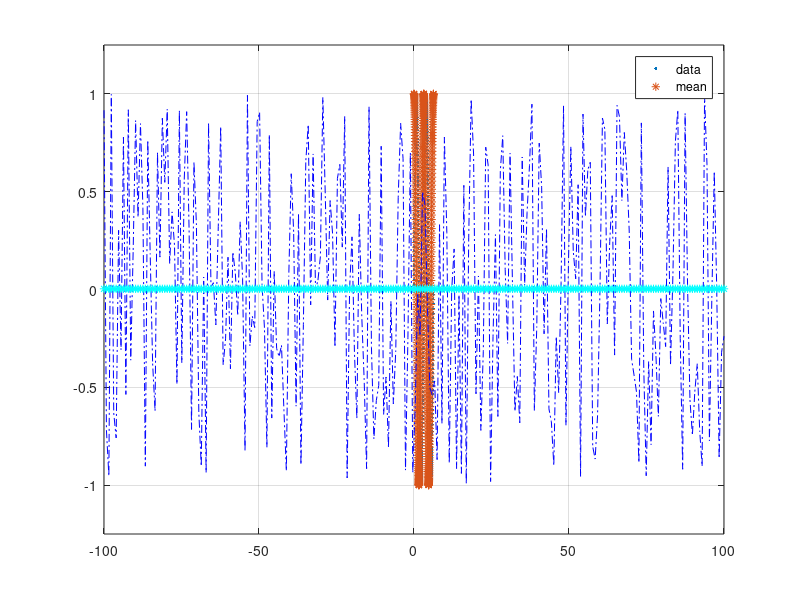

Recreate this plot in MATLAB. (Note: this script raises an error after producing the figure.)
% Program Name: Basic Matlab Commands
% Author: Zain Rajani
% Created on: September 17, 2019
% Last Edited on: October 07, 2019

%%Initialize Screen
clc;
clear all;
close all;

%% Vector Creation

x=1:10;     % Create a vector from 1 to 10
y=0:0.5:5;  % Create a vector from 0 to 5 with 0.1 increment

%% Matrix Creation
% The magic() function creates a matrix with sum of all the rows and
% columns is the same the argument of the magic() should be greater than or
% equal to 3

A=magic(3);
A_verify=sum(A);

%% Matrix of zeros 

zero_vector=zeros(5,1);



%% Question 11
t=0:0.01:3*pi; %Time range

Npts=512; %No of Points to plot
y=linspace(0,2*pi,Npts); %Creates Number of point
omega_1=2;
x=sin(omega_1*y); %Computing of Sine Function
z=cos(omega_1*y);
a=tan(y);
plot(y,x,'.'); % Plot Sine Wave
grid on;  %Display the grids on the graphs
hold on;
plot(y,z,'*');
axis ([0 6.2832 -2 2]);

%% Question 13-15

%Parameters
rng(22)
xmin=-100; xmax=100;
ymin=-1.25; ymax=1.25;
Npts=2^8;

%Variables

xr=linspace(xmin,xmax,Npts);
ydata=2*(rand(1,Npts)-0.5 *ones (1,Npts));
ymean=mean(ydata)*ones(size(ydata));
%figure;
plot(xr,ydata,'b-.');
hold on 
plot(xr,ymean,'c*');
legend('data','mean');
grid on 

axis([xmin xmax ymin ymax]);
%%
%Question 14
clear all;
close all;
clc;
%Parameters;
rng(832);
xmin=-100; xmax=100;
ymin=-1.25; ymax=1.25;
Npts=5*2^8;
Nss=5; %Sample Size
sum=0;
MAdata=ones(5,5);
Final_Result=strings(5,5);

%Variables
testvector=rand(25,1);
Adata=reshape(testvector,[Nss,Nss])';
%overallmean1=mean(Adata)*ones(size(Adata))
overallmean=mean(testvector)*ones(size(Adata))
for r=1:5
    for c=1:5
        sum=sum + Adata(r,c);
        MAdata(r,c)=sum/c
        if (MAdata(r,c)< overallmean)
            Final_Result(r,c)= 'Less';
        elseif (MAdata(r,c) > overallmean)
            Final_Result(r,c)= 'Greater';
        else
            Final_Result(r,c)= 'Equal';
        end
    end
    sum=0;
end

%%
% Question 15

tr=linspace(0,2*pi,1000);
omega=4;

y1=sin(omega*tr);
y2=cos(2*omega*tr);
y3=sin(2*omega*tr);
y4=cos(omega*tr);
ytotal=[y1;y2;y3;y4];

z=sumfuncs(ytotal);

plot(z)
